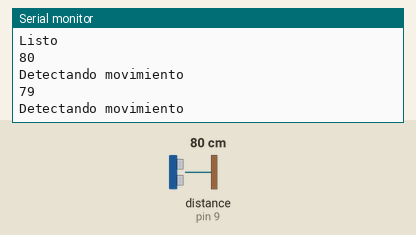
This sketch was run on a simulated Arduino Uno, built with avr-gcc and run on an emulated ATmega328P. Shown: the last lines printed to the serial monitor. Wiring (inferred from the names in the program): ultrasonic range finder: trigger pin 7; echo pin 9. The test bench sets the inputs (shaded band); at power-on: distance to the obstacle (sensor on pin 9) 80 cm. The echo pulse lasts 58.3 µs per cm.

Above: at 6.3 s.
6.4 s: distance to the obstacle (sensor on pin 9) set to 2 cm
At 11.4 s:
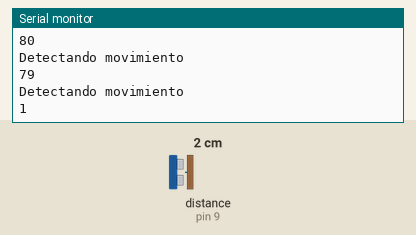
12.5 s: distance to the obstacle (sensor on pin 9) set to 4 cm
At 18.2 s:
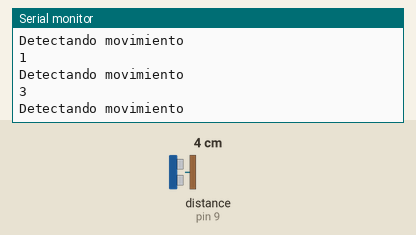
Timing chart, 0 to 19.7 s (numbered marks = the images above; inputs shaded):
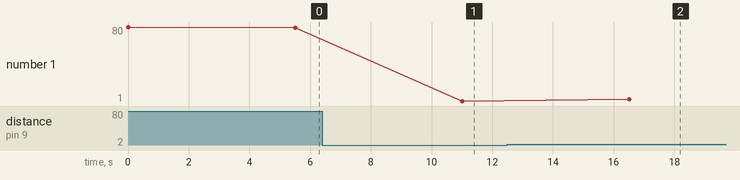

Measured:
- after the input at 6.4 s, the serial monitor: prints a new line after 4.6 s (image 1)
- after the input at 12.5 s, the serial monitor: prints a new line after 4.0 s (image 2)
- plotted number 1: 79 → 1 after the input at 6.4 s, 1 → 3 after the input at 12.5 s

The sketch:

SensorUltrasonico.ino
```cpp
//Librerias para el bluetooth
#include <SoftwareSerial.h>
SoftwareSerial BT1(10, 11); // RX | TX (Conectar el RX del BT en el 11, conectar TX del BT en el 10)

//Se asignan los valores del sensor ultrasónico
int TRIG = 7;
int ECO = 9;
int DURACION;
int DISTANCIA;

void setup() {
  pinMode(TRIG, OUTPUT);
  pinMode(ECO, INPUT);

  Serial.begin(9600);       // En el monitor serial, poner 9600 baudios
  BT1.begin(9600);
  Serial.println("Listo");  // Se imprime en el Serial
}

void loop() {
  digitalWrite(TRIG, HIGH);
  delay(1);
  digitalWrite(TRIG, LOW);
  DURACION = pulseIn(ECO, HIGH); //Devuelve un valor en microsegundos
  DISTANCIA = DURACION / 58.2;   // 58.2 es el valor por el que se divide para que de la distancia en cms.
                                 // Lo da las especificaciones
  Serial.println(DISTANCIA);     // Imprime en el Serial la distancia que va recogiendo
  delay(500);                    // Tiempo de espera para imprimir en el serial

  if(DISTANCIA <= 105 && DISTANCIA > 0){  // Si el sensor está fuera de rango, devuelve valores negativos
    Serial.println("Detectando movimiento");
      BT1.write('1');
      delay(5000);
    } else {
      BT1.write('2');
    }
}
```
